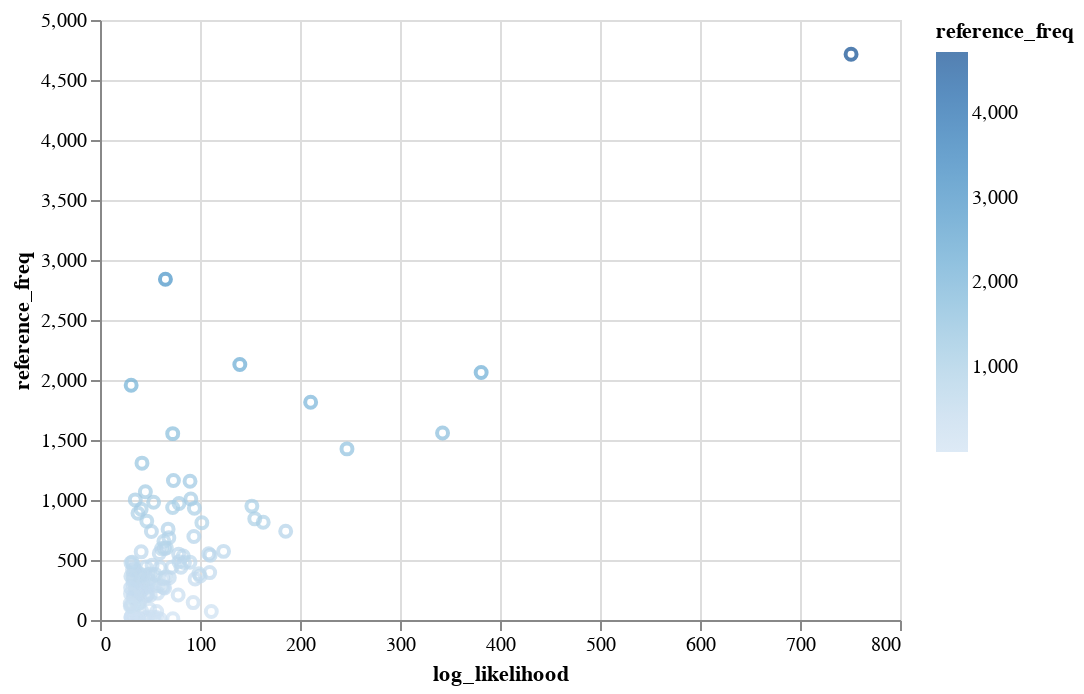

Here is the notebook cell this chart was saved with:
### Code cell
# plotting keyness against frequency
alt.Chart(positive_df).mark_point().encode(
    x='log_likelihood:Q',
    y='reference_freq:Q',
    color='reference_freq:Q',
    tooltip=["bigrams:N", "reference_freq:Q"],
).interactive()

### Figure 1 — Vega-Lite specification as saved in the notebook (floating-point values rounded to 4 significant figures; data arrays with more than 128 entries replaced by an {"elided": "..."} marker saying what was removed)
{"config": {"view": {"continuousWidth": 400, "continuousHeight": 300}}, "data": {"name": "data-f8c21ddb685413817ec9e3d323560751"}, "mark": "point", "encoding": {"color": {"type": "quantitative", "field": "reference_freq"}, "tooltip": [{"type": "nominal", "field": "bigrams"}, {"type": "quantitative", "field": "reference_freq"}], "x": {"type": "quantitative", "field": "log_likelihood"}, "y": {"type": "quantitative", "field": "reference_freq"}}, "selection": {"selector004": {"type": "interval", "bind": "scales", "encodings": ["x", "y"]}}, "$schema": "https://vega.github.io/schema/vega-lite/v4.8.1.json", "datasets": {"data-f8c21ddb685413817ec9e3d323560751": {"elided": "150 records"}}}
